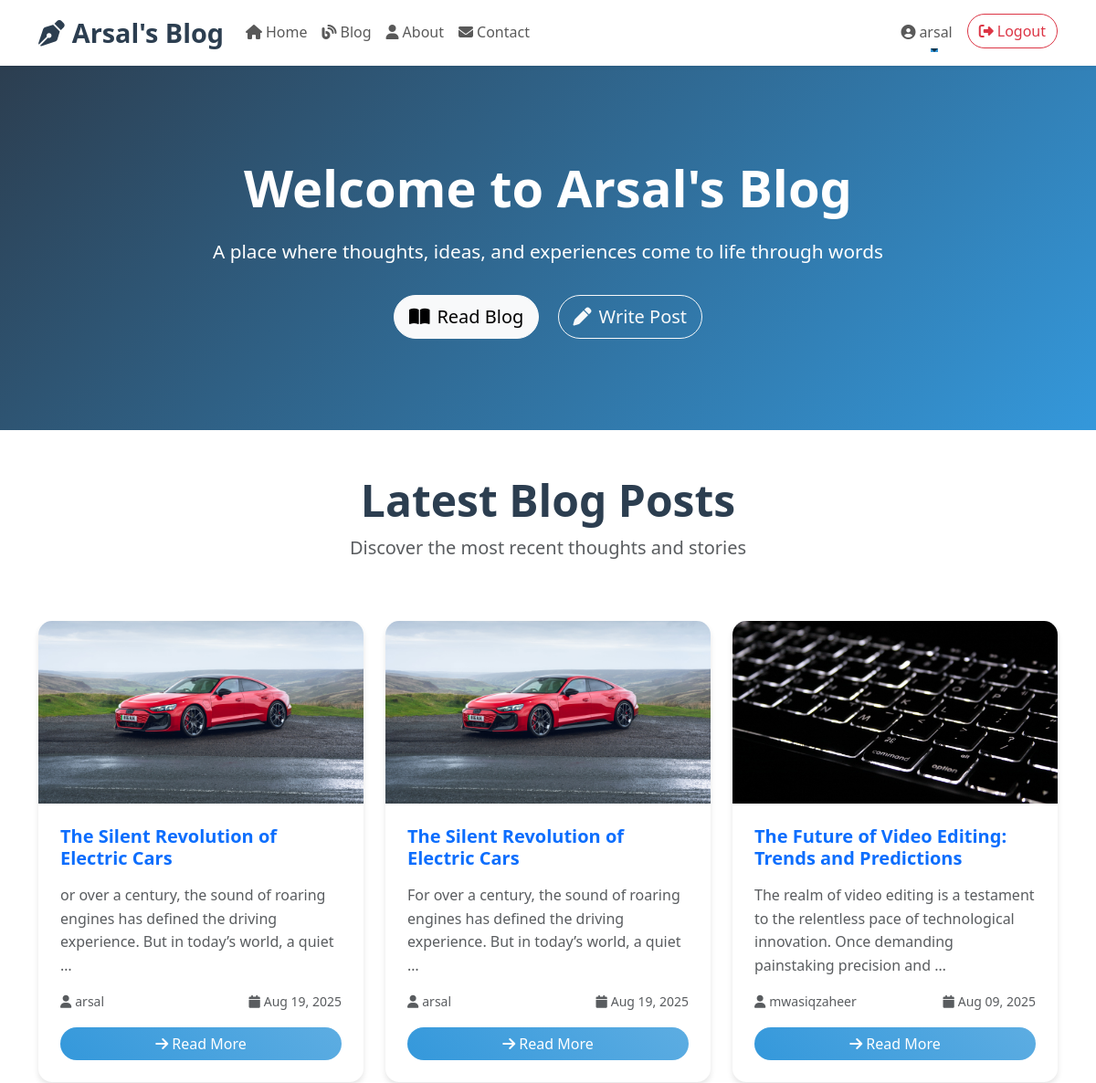
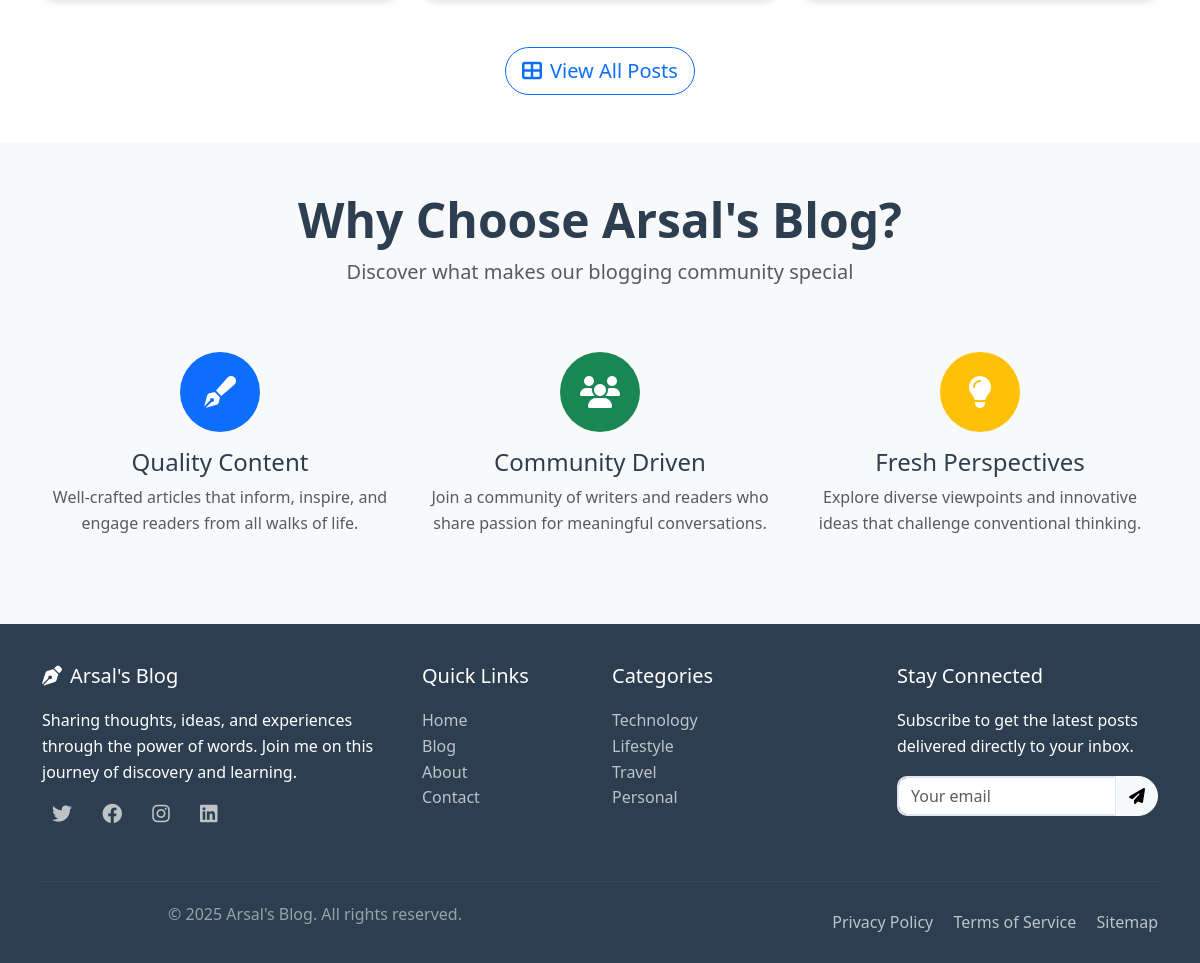
The app's page / (signed in) with its own data (2 pictures, top to bottom).
### tweet/models.py (models this page shows, shortened)
class BlogPost(models.Model):
    title = models.CharField(max_length=200)
    author = models.ForeignKey(User, on_delete=models.CASCADE)
    content = models.TextField()
    featured_image = models.ImageField(upload_to='blog_images/', blank=True, null=True)
    excerpt = models.TextField(max_length=300, blank=True, help_text="Brief description of the blog post")
    created_at = models.DateTimeField(auto_now_add=True)
    updated_at = models.DateTimeField(auto_now=True)
    is_published = models.BooleanField(default=True)
    class Meta:
        ordering = ['-created_at']

### tweet/views.py (the view)
# urls.py: path('', include('tweet.urls')),  # Main app URLs (includes home, blog, etc.)
def home(request):
    recent_posts = BlogPost.objects.filter(is_published=True)[:3]
    return render(request, 'home.html', {'recent_posts': recent_posts})

### templates/home.html (shortened to what this page needs)
{% extends 'layout.html' %}
{% load static %}
{% block content %}
<section class="hero-section">
    <div class="container">
        <div class="row justify-content-center text-center">
            <div class="col-lg-8">
                <h1 class="hero-title">Welcome to Arsal's Blog</h1>
                <p class="hero-subtitle">A place where thoughts, ideas, and experiences come to life through words</p>
                <div class="mt-4">
                    <a href="{% url 'blog_list' %}" class="btn btn-light btn-lg me-3">
                        <i class="fas fa-book-open me-2"></i>Read Blog
                    </a>
                    {% if user.is_authenticated %}
                        <a href="{% url 'blog_create' %}" class="btn btn-outline-light btn-lg">
                            <i class="fas fa-pen me-2"></i>Write Post
                        </a>
                    {% else %}
                        <a href="{% url 'register' %}" class="btn btn-outline-light btn-lg">
                            <i class="fas fa-user-plus me-2"></i>Join Us
                        </a>
                    {% endif %}
                </div>
            </div>
        </div>
    </div>
</section>
{% if recent_posts %}
<section class="py-5">
    <div class="container">
        <div class="row">
            <div class="col-12 text-center mb-5">
                <h2 class="display-5 fw-bold">Latest Blog Posts</h2>
                <p class="lead text-muted">Discover the most recent thoughts and stories</p>
            </div>
        </div>
        <div class="row">
            {% for post in recent_posts %}
            <div class="col-lg-4 col-md-6 mb-4">
                <article class="card blog-card h-100 fade-in-up">
                    {% if post.featured_image %}
                        <img src="{{ post.featured_image.url }}" class="card-img-top" alt="{{ post.title }}">
                    {% else %}
                        <div class="card-img-top bg-gradient" style="height: 200px; background: linear-gradient(45deg, #3498db, #2c3e50); display: flex; align-items: center; justify-content: center;">
                            <i class="fas fa-image fa-3x text-white opacity-50"></i>
                        </div>
                    {% endif %}
                    <div class="card-body d-flex flex-column">
                        <h5 class="card-title">
                            <a href="{% url 'blog_detail' post.pk %}" class="text-decoration-none">
                                {{ post.title }}
                            </a>
                        </h5>
                        <p class="card-text text-muted flex-grow-1">
                            {% if post.excerpt %}
                                {{ post.excerpt|truncatewords:20 }}
                            {% else %}
                                {{ post.content|truncatewords:20 }}
                            {% endif %}
                        </p>
                        <div class="d-flex justify-content-between align-items-center mt-auto">
                            <small class="text-muted">
                                <i class="fas fa-user me-1"></i>{{ post.author.username }}
                            </small>
                            <small class="text-muted">
                                <i class="fas fa-calendar me-1"></i>{{ post.created_at|date:"M d, Y" }}
                            </small>
                        </div>
                        <a href="{% url 'blog_detail' post.pk %}" class="btn btn-primary mt-3">
                            <i class="fas fa-arrow-right me-1"></i>Read More
                        </a>
                    </div>
                </article>
            </div>
            {% endfor %}
        </div>
        <div class="row">
            <div class="col-12 text-center mt-4">
                <a href="{% url 'blog_list' %}" class="btn btn-outline-primary btn-lg">
                    <i class="fas fa-th-large me-2"></i>View All Posts
                </a>
            </div>
        </div>
    </div>
</section>
{% endif %}
<section class="py-5 bg-light">
    <div class="container">
        <div class="row">
            <div class="col-12 text-center mb-5">
                <h2 class="display-5 fw-bold">Why Choose Arsal's Blog?</h2>
                <p class="lead text-muted">Discover what makes our blogging community special</p>
            </div>
        </div>
        <div class="row">
            <div class="col-lg-4 col-md-6 mb-4">
                <div class="text-center">
                    <div class="bg-primary rounded-circle d-inline-flex align-items-center justify-content-center mb-3" style="width: 80px; height: 80px;">
                        <i class="fas fa-pen-fancy fa-2x text-white"></i>
                    </div>
                    <h4>Quality Content</h4>
                    <p class="text-muted">Well-crafted articles that inform, inspire, and engage readers from all walks of life.</p>
                </div>
            </div>
            <div class="col-lg-4 col-md-6 mb-4">
                <div class="text-center">
                    <div class="bg-success rounded-circle d-inline-flex align-items-center justify-content-center mb-3" style="width: 80px; height: 80px;">
                        <i class="fas fa-users fa-2x text-white"></i>
                    </div>
                    <h4>Community Driven</h4>
                    <p class="text-muted">Join a community of writers and readers who share passion for meaningful conversations.</p>
                </div>
            </div>
            <div class="col-lg-4 col-md-6 mb-4">
                <div class="text-center">
                    <div class="bg-warning rounded-circle d-inline-flex align-items-center justify-content-center mb-3" style="width: 80px; height: 80px;">
                        <i class="fas fa-lightbulb fa-2x text-white"></i>
                    </div>
                    <h4>Fresh Perspectives</h4>
                    <p class="text-muted">Explore diverse viewpoints and innovative ideas that challenge conventional thinking.</p>
                </div>
            </div>
        </div>
    </div>
</section>
{% endblock %}

### templates/layout.html (shortened to what this page needs)
{% load static %}
<!DOCTYPE html>
<html lang="en">
  <head>
    <link
      href="https://cdn.jsdelivr.net/npm/bootstrap@5.3.7/dist/css/bootstrap.min.css"
      rel="stylesheet"
    />
    <link rel="stylesheet" href="https://cdnjs.cloudflare.com/ajax/libs/font-awesome/6.4.0/css/all.min.css">
    <link rel="stylesheet" href="{% static 'css/style.css' %}" />
  </head>
  <body>
    <nav class="navbar navbar-expand-lg navbar-light bg-white shadow-sm sticky-top">
      <div class="container">
        <a class="navbar-brand" href="{% url 'home' %}">
          <i class="fas fa-pen-nib me-2"></i>Arsal's Blog
        </a>
        <div class="collapse navbar-collapse" id="navbarNav">
          <ul class="navbar-nav me-auto">
            <li class="nav-item">
              <a class="nav-link" href="{% url 'home' %}">
                <i class="fas fa-home me-1"></i>Home
              </a>
            </li>
            <li class="nav-item">
              <a class="nav-link" href="{% url 'blog_list' %}">
                <i class="fas fa-blog me-1"></i>Blog
              </a>
            </li>
            <li class="nav-item">
              <a class="nav-link" href="{% url 'about' %}">
                <i class="fas fa-user me-1"></i>About
              </a>
            </li>
            <li class="nav-item">
              <a class="nav-link" href="{% url 'contact' %}">
                <i class="fas fa-envelope me-1"></i>Contact
              </a>
            </li>
          </ul>
          <ul class="navbar-nav">
            {% if user.is_authenticated %}
              <li class="nav-item dropdown">
                <a class="nav-link dropdown-toggle" href="#" role="button" data-bs-toggle="dropdown">
                  <i class="fas fa-user-circle me-1"></i>{{ user.username }}
                </a>
              </li>
              <li class="nav-item">
                <form method="post" action="{% url 'logout' %}" class="d-inline">
                  <button type="submit" class="btn btn-outline-danger ms-2">
                    <i class="fas fa-sign-out-alt me-1"></i>Logout
                  </button>
                </form>
              </li>
            {% endif %}
          </ul>
        </div>
      </div>
    </nav>
    <main>
      {% block content %}
      {% endblock %}
    </main>
    <footer class="footer mt-auto">
      <div class="container">
        <div class="row">
          <div class="col-lg-4 col-md-6 mb-4">
            <h5><i class="fas fa-pen-nib me-2"></i>Arsal's Blog</h5>
            <p class="mb-3">Sharing thoughts, ideas, and experiences through the power of words. Join me on this journey of discovery and learning.</p>
            <div class="social-links">
              <a href="#" class="text-decoration-none me-3">
                <i class="fab fa-twitter fa-lg"></i>
              </a>
              <a href="#" class="text-decoration-none me-3">
                <i class="fab fa-facebook fa-lg"></i>
              </a>
              <a href="#" class="text-decoration-none me-3">
                <i class="fab fa-instagram fa-lg"></i>
              </a>
              <a href="#" class="text-decoration-none">
                <i class="fab fa-linkedin fa-lg"></i>
              </a>
            </div>
          </div>
          <div class="col-lg-2 col-md-6 mb-4">
            <h5>Quick Links</h5>
            <ul class="list-unstyled">
              <li><a href="{% url 'home' %}">Home</a></li>
              <li><a href="{% url 'blog_list' %}">Blog</a></li>
              <li><a href="{% url 'about' %}">About</a></li>
              <li><a href="{% url 'contact' %}">Contact</a></li>
            </ul>
          </div>
          <div class="col-lg-3 col-md-6 mb-4">
            <h5>Categories</h5>
            <ul class="list-unstyled">
              <li><a href="#">Technology</a></li>
              <li><a href="#">Lifestyle</a></li>
              <li><a href="#">Travel</a></li>
              <li><a href="#">Personal</a></li>
            </ul>
          </div>
          <div class="col-lg-3 col-md-6 mb-4">
            <h5>Stay Connected</h5>
            <p>Subscribe to get the latest posts delivered directly to your inbox.</p>
            <div class="input-group">
              <input type="email" class="form-control" placeholder="Your email">
              <button class="btn btn-light" type="button">
                <i class="fas fa-paper-plane"></i>
              </button>
            </div>
          </div>
        </div>
        <div class="footer-bottom">
          <div class="row align-items-center">
            <div class="col-md-6">
              <p>&copy; 2025 Arsal's Blog. All rights reserved.</p>
            </div>
            <div class="col-md-6 text-md-end">
              <a href="#" class="me-3">Privacy Policy</a>
              <a href="#" class="me-3">Terms of Service</a>
              <a href="#">Sitemap</a>
            </div>
          </div>
        </div>
      </div>
    </footer>
  </body>
</html>

### static/css/style.css (style rules this page uses)
:root { --primary-color: #2c3e50; --secondary-color: #3498db; --accent-color: #e74c3c; --text-color: #2c3e50; --light-bg: #f8f9fa; --hover-transition: all 0.3s ease; }
body { font-family: 'Segoe UI', Tahoma, Geneva, Verdana, sans-serif; line-height: 1.6; color: var(--text-color); }
.navbar-brand { font-size: 1.8rem !important; font-weight: bold; color: var(--primary-color) !important; transition: var(--hover-transition); }
.nav-link { transition: var(--hover-transition); position: relative; }
.nav-link::after { content: ''; position: absolute; width: 0; height: 2px; bottom: 0; left: 50%; background-color: var(--secondary-color); transition: var(--hover-transition); }
.btn { transition: var(--hover-transition); border-radius: 25px; }
.btn-primary { background: linear-gradient(45deg, var(--secondary-color), #5dade2); border: none; }
.hero-section { background: linear-gradient(135deg, var(--primary-color), var(--secondary-color)); color: white; padding: 100px 0; text-align: center; }
.hero-title { font-size: 3.5rem; font-weight: bold; margin-bottom: 20px; animation: fadeInUp 1s ease; }
.hero-subtitle { font-size: 1.3rem; margin-bottom: 30px; animation: fadeInUp 1s ease 0.2s both; }
.blog-card { transition: var(--hover-transition); border: none; box-shadow: 0 4px 6px rgba(0,0,0,0.1); border-radius: 15px; overflow: hidden; height: 100%; }
.blog-card img { height: 200px; object-fit: cover; transition: var(--hover-transition); }
.card-body { padding: 1.5rem; }
.card-title { color: var(--primary-color); font-weight: bold; margin-bottom: 1rem; }
.footer { background: var(--primary-color); color: white; padding: 40px 0 20px; margin-top: 50px; }
.footer h5 { color: white; margin-bottom: 20px; }
.footer a { color: #bdc3c7; text-decoration: none; transition: var(--hover-transition); }
.footer-bottom { border-top: 1px solid #34495e; padding-top: 20px; margin-top: 30px; text-align: center; color: #95a5a6; }
.form-control { border-radius: 10px; border: 2px solid #e1e8ed; transition: var(--hover-transition); }
.fade-in-up { animation: fadeInUp 0.6s ease; }
.social-links a { display: inline-block; margin: 0 10px; transition: var(--hover-transition); }

### records on screen
BlogPost: featured_image (picture), title "The Silent Revolution of Electric Cars", excerpt "or over a century, the sound of roaring engines has defined the driving experience. But in today’s world, a quiet …", author.username "arsal", created_at "Aug 19, 2025"
BlogPost: featured_image (picture), title "The Silent Revolution of Electric Cars", excerpt "For over a century, the sound of roaring engines has defined the driving experience. But in today’s world, a quiet …", author.username "arsal", created_at "Aug 19, 2025"
BlogPost: featured_image (picture), title "The Future of Video Editing: Trends and Predictions", excerpt "The realm of video editing is a testament to the relentless pace of technological innovation. Once demanding painstaking precision and …", author.username "mwasiqzaheer", created_at "Aug 09, 2025"

### other values on screen
{{ user.username }} "arsal"
